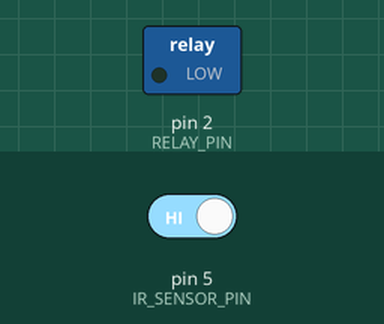
Simulated run of this sketch. Board: Arduino Uno, built with avr-gcc and run on an emulated ATmega328P. On the bench: switched loads named in the sketch (green lamp = pin HIGH). The test bench sets the inputs (shaded band); at power-on: pin 5 (IR_SENSOR_PIN) HIGH. What the sketch prints to the serial monitor is not drawn.

Above: at 1.2 s.
1.3 s: pin 5 (IR_SENSOR_PIN) driven LOW
At 1.7 s:
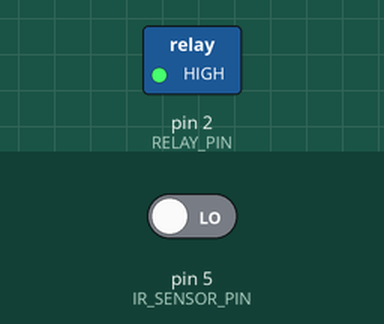
Timing chart, 0 to 4.3 s (numbered marks = the images above; inputs shaded):
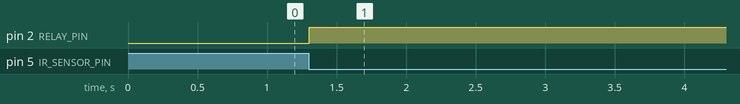

The sketch:

obstacle.ino
```cpp
#define IR_SENSOR_PIN 5    // Define the pin to which the IR sensor is connected
#define RELAY_PIN 2        // Define the pin to which the relay is connected

void setup() {
  pinMode(IR_SENSOR_PIN, INPUT);
  pinMode(RELAY_PIN, OUTPUT);
  Serial.begin(9600); // Initialize serial communication for debugging
}

void loop() {
  int obstacleValue = digitalRead(IR_SENSOR_PIN);

  if (obstacleValue == LOW) {
    // Obstacle detected, turn on relay
    digitalWrite(RELAY_PIN, HIGH);
    delay(5000);  // Adjust the delay as needed
    Serial.println("Obstacle detected"); // Print message for debugging
  } else {
    // No obstacle, turn off relay
    digitalWrite(RELAY_PIN, LOW);
    Serial.println("No obstacle detected"); // Print message for debugging
  }

  // Add a delay to avoid rapid switching due to sensor noise
  delay(100);  // Adjust the delay as needed
}
```

Measured:
- after the input at 1.3 s, pin 2 (RELAY_PIN): LOW → HIGH at once
